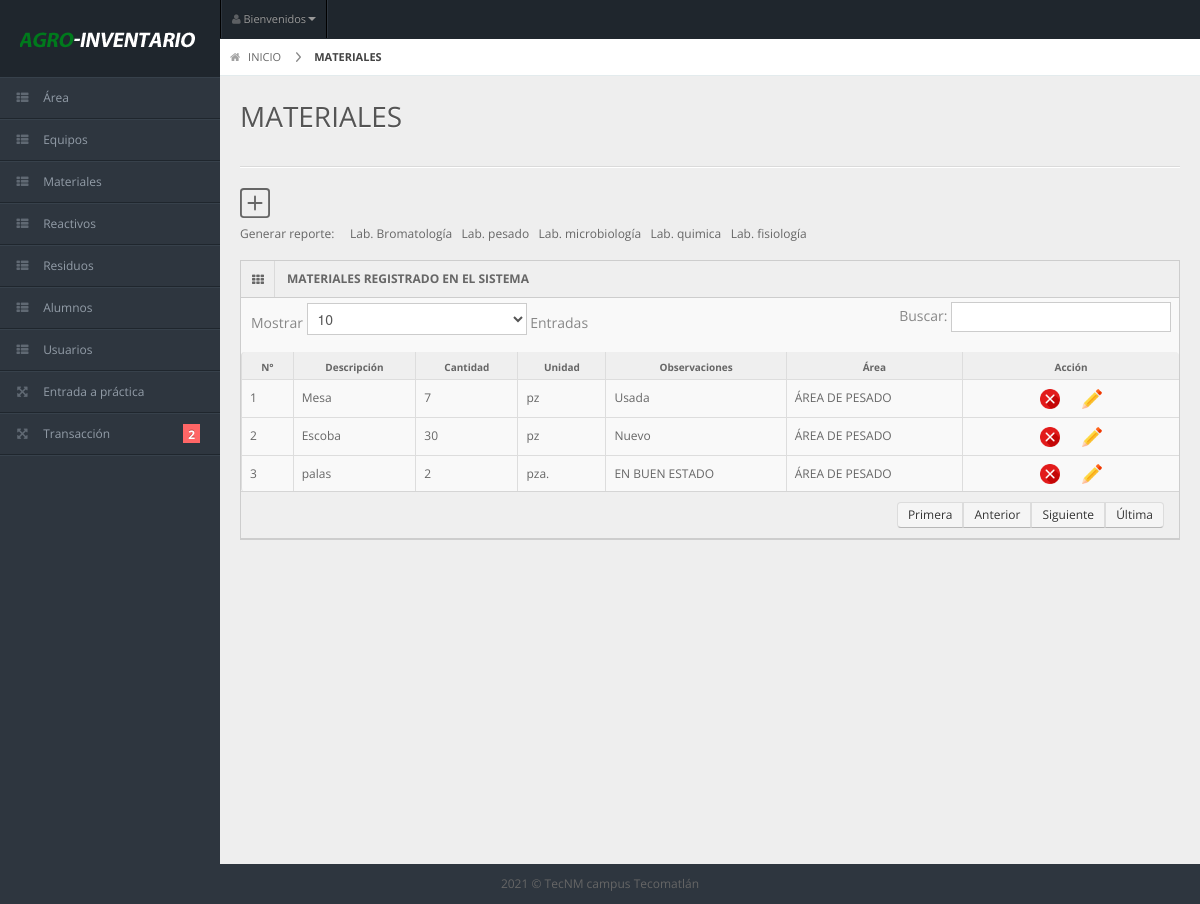
Screenshot of /l_materiales.php (signed in) with the database file from the repository.
### tables this page shows
CREATE TABLE `materiales` (
  `idmaterial` int(11) NOT NULL,
  `descripcion` varchar(45) DEFAULT NULL,
  `cantidad` int(11) DEFAULT NULL,
  `unidad` varchar(30) NOT NULL,
  `observaciones` varchar(30) NOT NULL,
  `idarea` int(11) DEFAULT NULL
);

CREATE TABLE `area` (
  `idarea` int(11) NOT NULL,
  `nombrearea` varchar(60) DEFAULT NULL,
  `responsable` varchar(60) DEFAULT NULL
);

### l_materiales.php (the view, shortened to what this page needs)
 <?php
 if ($_SESSION['validar'] ==1) {
?>
<!DOCTYPE html>
<?php
require_once 'connect.php';
?>
<html lang="en">
<head>
  <link rel="stylesheet" href="css/bootstrap.min.css" />
  <link rel="stylesheet" href="css/bootstrap-responsive.min.css" />
  <link rel="stylesheet" href="css/uniform.css" />
  <link rel="stylesheet" href="css/select2.css" />
  <link rel="stylesheet" href="css/matrix-style.css" />
  <link rel="stylesheet" href="css/matrix-media.css" />
  <link href="font-awesome/css/font-awesome.css" rel="stylesheet" />
</head>
<body>
  <?php
  include('menu.php');
  ?>
  <div id="content">
    <div id="content-header">
      <div id="breadcrumb"> <a href="index.php" title="Go to Home" class="tip-bottom"><i class="icon-home"></i> INICIO</a> <a href="#" class="current">MATERIALES</a> </div>
      <h1>MATERIALES</h1>
    </div>
    <div class="container-fluid">
      <hr>
      <div class="row-fluid">
        <div class="span12">
          <a href="materiales.php"></a>
           <p> Generar reporte: &nbsp; &nbsp;
          <a href="pdf_m_bromato.php" target="_blank" >Lab. Bromatología</a>
          <a href="pdf_m_pesado.php" target="_blank" >Lab. pesado</a>
          <a href="pdf_m_micro.php" target="_blank" >Lab. microbiología</a>
          <a href="pdf_m_quimi.php" target="_blank" >Lab. quimica</a>
          <a href="pdf_m_fisio.php" target="_blank" >Lab. fisiología</a></p>
          <div class="widget-box">
            <div class="widget-title"> <span class="icon"><i class="icon-th"></i></span>
              <h5>MATERIALES REGISTRADO EN EL SISTEMA</h5>
            </div>
            <div class="widget-content nopadding">
              <table class="table table-bordered data-table">
                <thead>
                  <tr>
                    <th>N°</th>
                    <th>Descripción</th>
                    <th>Cantidad</th>
                    <th>Unidad</th>
                    <th>Observaciones</th>
                    <th>Área</th>
                    <th>Acción</th>
                  </tr>
                </thead>
                <tbody>
                  <?php
                  $qmateriales = $conn->query("select materiales.idmaterial, materiales.descripcion, materiales.cantidad, materiales.unidad, materiales.observaciones, area.nombrearea
                   from materiales
                   inner join area on  area.idarea = materiales.idarea") or die(mysqli_error());
                  $count = 0;
                  while($fila = $qmateriales->fetch_array()){
                   $count++;
                   ?>
                   <tr>
                    <td><?php echo $count; ?></td>
                    <td><?php echo $fila['descripcion']?></td>
                    <td><?php echo $fila['cantidad']?></td>
                    <td><?php echo $fila['unidad']?></td>
                    <td><?php echo $fila['observaciones']?></td>
                    <td><?php echo $fila['nombrearea']?></td>
                    <td style="text-align: center; width: 200px;" >
                      <a onclick="preguntar(<?php echo $fila['idmaterial']?>)"><img src="img/boton-x.png"  width="20" height="20" border=0/> </a>
                      <?php echo "<a href='actualizar_material.php?idmaterial=".$fila['idmaterial']."'> <img src='img/boton-editar.png'  width='20' height='20' border=0/> </a>"; ?>
                    </td>
                  </tr>
                  <?php
                }
                ?>
              </tbody>
            </table>
          </div>
        </div>
      </div>
    </div>
  </div>
</div>
<div class="row-fluid">
  <div id="footer" class="span12"> 2021 &copy; TecNM campus Tecomatlán</a> </div>
</div>
</body>
</html>
<?php
}else{
  header("location:Login.php");
}
?>

### css/matrix-style.css (style rules this page uses)
* { outline:none !important; -moz-outline: none !important; }
html, body { height:100% }
body { overflow-x: hidden; margin-top: -10px; font-family: 'Open Sans', sans-serif; font-size:12px; color:#666; }
a { color:#666; }
select, textarea, input[type="text"], input[type="password"], input[type="datetime"], input[type="datetime-local"], input[type="date"], input[type="month"], input[type="time"], input[type="week"], input[type="number"], input[type="email"], input[type="url"], input[type="search"], input[type="tel"], input[type="color"], .uneditable-input, .label, .dropdown-menu, .btn, .well, .progress, .table-bordered, .btn-group > .btn:first-child, .btn-group > .btn:last-child, .btn-group > .btn:last-child, .btn-group > .dropdown-toggle, .alert { border-radius:0px; }
#footer { padding:10px; text-align:center; }
hr { border-top-color:#dadada; }
#content { background: none repeat scroll 0 0 #eeeeee; margin-left: 220px; margin-right: 0; padding-bottom: 25px; position: relative; min-height:100%; width: auto; }
#content-header { position: abslute; width: 100%; margin-top: -38px; z-index: 20; }
#content-header h1 { color: #555555; font-size: 28px; font-weight: normal; float: none; text-shadow: 0 1px 0 #ffffff; margin-left: 20px; position: relative; }
#content-header h1, #content-header .btn-group { margin-top: 20px; }
#breadcrumb { background-color: #fff; border-bottom: 1px solid #e3ebed; }
#breadcrumb a { padding: 8px 20px 8px 10px; display: inline-block; background-image: url('../img/breadcrumb.png'); background-position: center right; background-repeat: no-repeat; font-size: 11px; color: #666666; }
#breadcrumb a:last-child { background-image:none; }
#breadcrumb a.current { font-weight: bold; color: #444444; }
#breadcrumb a i { margin-right: 5px; opacity: .6; }
.stat-boxes .peity_bar_good, .stat-boxes .peity_line_good, { color: #459D1C; }
.widget-box { background: none repeat scroll 0 0 #F9F9F9; border-left: 1px solid #CDCDCD; border-top: 1px solid #CDCDCD; border-right: 1px solid #CDCDCD; clear: both; margin-top: 16px; margin-bottom: 16px; position: relative; }
.widget-title, .modal-header, .table th, div.dataTables_wrapper .ui-widget-header { background:#efefef; border-bottom: 1px solid #CDCDCD; height: 36px; }
.widget-title span.icon { padding: 9px 10px 7px 11px; float: left; border-right:1px solid #dadada; }
.widget-title h5 { color: #666; float: left; font-size: 12px; font-weight: bold; padding: 12px; line-height: 12px; margin: 0; }
.widget-content { padding:15px; border-bottom: 1px solid #cdcdcd; }
.table th { height: auto; font-size: 10px; padding: 5px 10px 2px; border-bottom: 0; text-align: center; color: #666666; }
.nopadding { padding: 0 !important; }
.nopadding .table { margin-bottom: 0; }
.nopadding .table-bordered { border: 0; }

### css/matrix-media.css (style rules this page uses)
body { background:#2E363F; }

### rows the page displays
materiales: descripcion "Mesa", cantidad "7", unidad "pz", observaciones "Usada", idarea.nombrearea "ÁREA DE PESADO"
materiales: descripcion "Escoba", cantidad "30", unidad "pz", observaciones "Nuevo", idarea.nombrearea "ÁREA DE PESADO"
materiales: descripcion "palas", cantidad "2", unidad "pza.", observaciones "EN BUEN ESTADO", idarea.nombrearea "ÁREA DE PESADO"
